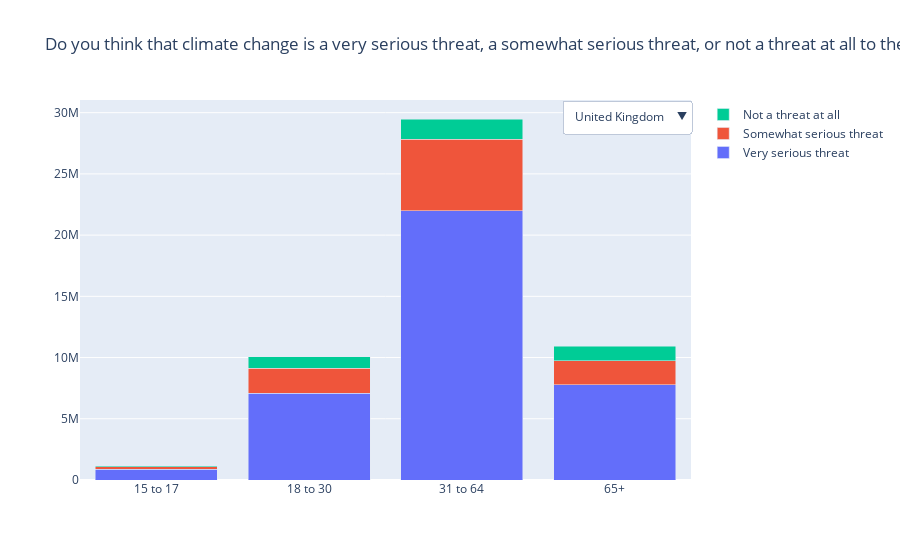

Source (notebook cell):
### Code cell
import plotly.graph_objects as go

countries = ["United Kingdom", "Ireland", "France", "Germany", "Spain", "Netherlands"]

fig = go.Figure()
buttons = []
i = 0

for country in countries:
    current = l5.loc[country]
    current = current.rename({1: "Very serious threat", 2: "Somewhat serious threat", 3: "Not a threat at all"}, axis=1)

    for col in current:
        fig.add_trace(
            go.Bar(
                x=current.index.to_list(),
                y=current[col].to_list(),
                name=col,
                visible=(i == 0)
            )
        )

    args = [False] * len(countries) * len(current.columns)
    args[i*len(current.columns):(i*len(current.columns))+len(current.columns)] = [True] * len(current.columns)
    
    button = dict(label = country,
                  method = "update",
                  args=[{"visible": args}])
    
    buttons.append(button)
    
    i += 1

fig.update_layout(
    updatemenus=[
        dict(
            type="dropdown",
            direction="down",
            x=1,
            y=1,
            buttons=buttons
        )
    ],
    barmode="stack"
)

# Set title
fig.update_layout(title_text=relevant_keys.get("L5"))

fig.show()

### Figure 1 — Plotly figure (JSON) as saved in the notebook; plotly's stock layout.template omitted (floating-point values rounded to 4 significant figures)
{"data": [{"name": "Very serious threat", "type": "bar", "visible": true, "x": ["15 to 17", "18 to 30", "31 to 64", "65+"], "y": [874226, 7084469, 22010762, 7769387]}, {"name": "Somewhat serious threat", "type": "bar", "visible": true, "x": ["15 to 17", "18 to 30", "31 to 64", "65+"], "y": [203909, 2057867, 5815829, 1968022]}, {"name": "Not a threat at all", "type": "bar", "visible": true, "x": ["15 to 17", "18 to 30", "31 to 64", "65+"], "y": [92113, 930925, 1657097, 1197165]}, {"name": "Very serious threat", "type": "bar", "visible": false, "x": ["15 to 17", "18 to 30", "31 to 64", "65+"], "y": [26159, 496029, 1421893, 376116]}, {"name": "Somewhat serious threat", "type": "bar", "visible": false, "x": ["15 to 17", "18 to 30", "31 to 64", "65+"], "y": [3375, 183624, 523771, 126171]}, {"name": "Not a threat at all", "type": "bar", "visible": false, "x": ["15 to 17", "18 to 30", "31 to 64", "65+"], "y": [19389, 119229, 195481, 19659]}, {"name": "Very serious threat", "type": "bar", "visible": false, "x": ["15 to 17", "18 to 30", "31 to 64", "65+"], "y": [426197, 6446809, 18268033, 6619973]}, {"name": "Somewhat serious threat", "type": "bar", "visible": false, "x": ["15 to 17", "18 to 30", "31 to 64", "65+"], "y": [0, 3924769, 10029854, 5249897]}, {"name": "Not a threat at all", "type": "bar", "visible": false, "x": ["15 to 17", "18 to 30", "31 to 64", "65+"], "y": [0, 373828, 1184565, 581939]}, {"name": "Very serious threat", "type": "bar", "visible": false, "x": ["15 to 17", "18 to 30", "31 to 64", "65+"], "y": [0, 8517941, 20976851, 9679500]}, {"name": "Somewhat serious threat", "type": "bar", "visible": false, "x": ["15 to 17", "18 to 30", "31 to 64", "65+"], "y": [0, 2467661, 14942641, 6805944]}, {"name": "Not a threat at all", "type": "bar", "visible": false, "x": ["15 to 17", "18 to 30", "31 to 64", "65+"], "y": [0, 1048044, 2802210, 940355]}, {"name": "Very serious threat", "type": "bar", "visible": false, "x": ["15 to 17", "18 to 30", "31 to 64", "65+"], "y": [527288, 6575374, 20688690, 5899425]}, {"name": "Somewhat serious threat", "type": "bar", "visible": false, "x": ["15 to 17", "18 to 30", "31 to 64", "65+"], "y": [127039, 1224419, 1770258, 832017]}, {"name": "Not a threat at all", "type": "bar", "visible": false, "x": ["15 to 17", "18 to 30", "31 to 64", "65+"], "y": [0, 259348, 811895, 90637]}, {"name": "Very serious threat", "type": "bar", "visible": false, "x": ["15 to 17", "18 to 30", "31 to 64", "65+"], "y": [77421, 1253344, 3494742, 982520]}, {"name": "Somewhat serious threat", "type": "bar", "visible": false, "x": ["15 to 17", "18 to 30", "31 to 64", "65+"], "y": [437437, 865014, 3118465, 1672319]}, {"name": "Not a threat at all", "type": "bar", "visible": false, "x": ["15 to 17", "18 to 30", "31 to 64", "65+"], "y": [0, 344198, 928312, 388397]}], "layout": {"barmode": "stack", "title": {"text": "Do you think that climate change is a very serious threat, a somewhat serious threat, or not a threat at all to the people in this country in the next 20 years?"}, "updatemenus": [{"buttons": [{"args": [{"visible": [true, true, true, false, false, false, false, false, false, false, false, false, false, false, false, false, false, false]}], "label": "United Kingdom", "method": "update"}, {"args": [{"visible": [false, false, false, true, true, true, false, false, false, false, false, false, false, false, false, false, false, false]}], "label": "Ireland", "method": "update"}, {"args": [{"visible": [false, false, false, false, false, false, true, true, true, false, false, false, false, false, false, false, false, false]}], "label": "France", "method": "update"}, {"args": [{"visible": [false, false, false, false, false, false, false, false, false, true, true, true, false, false, false, false, false, false]}], "label": "Germany", "method": "update"}, {"args": [{"visible": [false, false, false, false, false, false, false, false, false, false, false, false, true, true, true, false, false, false]}], "label": "Spain", "method": "update"}, {"args": [{"visible": [false, false, false, false, false, false, false, false, false, false, false, false, false, false, false, true, true, true]}], "label": "Netherlands", "method": "update"}], "direction": "down", "type": "dropdown", "x": 1, "y": 1}]}}
